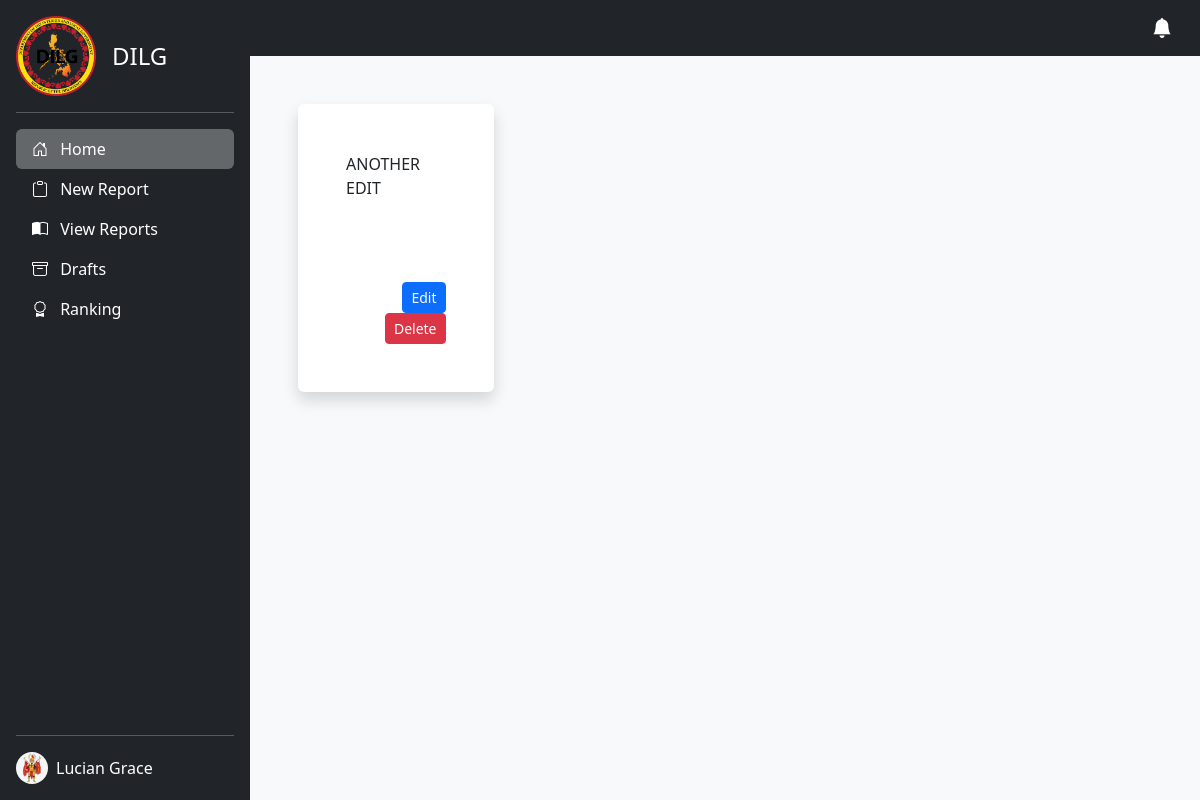
/admin/index.php (signed in), run on an earlier commit of the app's database.
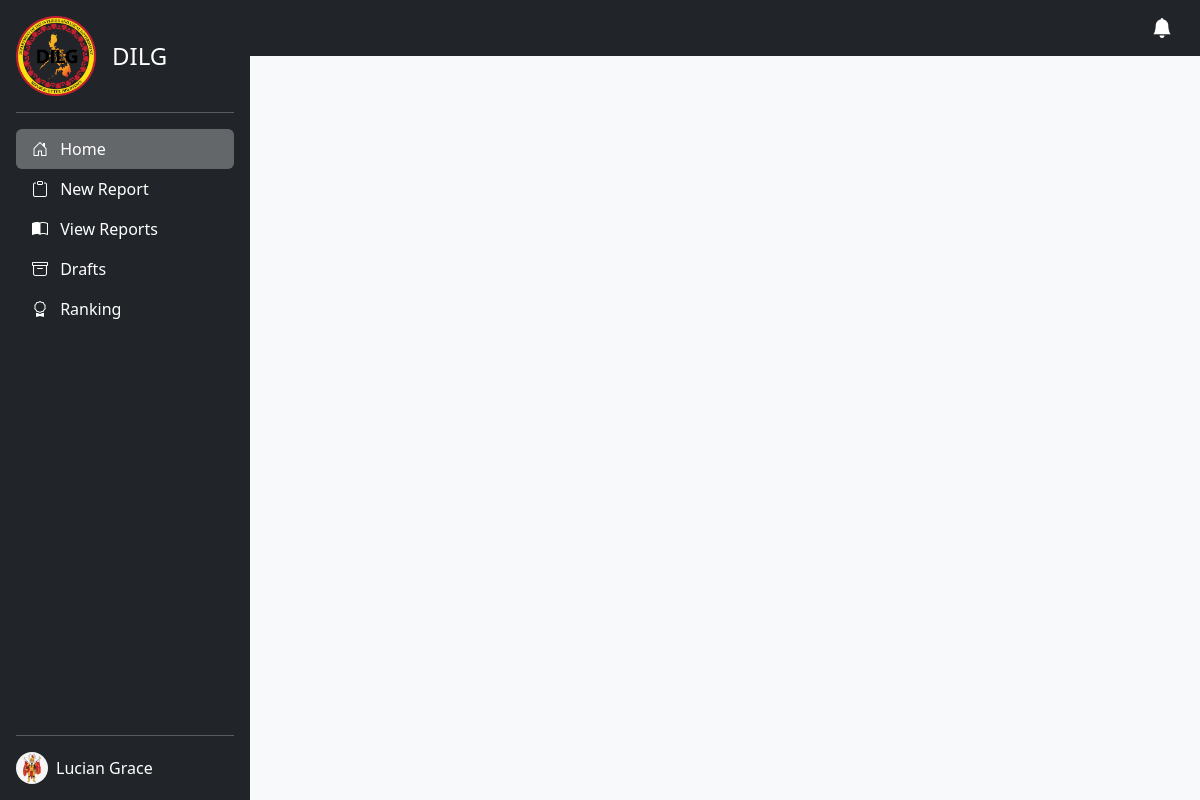
And on a later commit of the database.
### tables this page shows
CREATE TABLE `notes` (
  `id` int(11) NOT NULL,
  `user_id` varchar(50) NOT NULL,
  `content` varchar(50) NOT NULL,
  `date_created` date NOT NULL,
  `time_created` time NOT NULL,
  `date_updated` date NOT NULL,
  `time_updated` time NOT NULL
);

### admin/index.php (the view, shortened to what this page needs)
<?php
include('edit-notes.php');
$user_id = $_SESSION['user_id'];
$report_link = "add-report.php";
$view_link = "reports.php";
$draft_link = "draft.php";
$ranking = "ranking.php";
?>
<!DOCTYPE html>
<html lang="en">
<head>
  <link href="https://cdn.jsdelivr.net/npm/bootstrap@5.3.0-alpha1/dist/css/bootstrap.min.css" rel="stylesheet">
  <link rel="stylesheet" href="https://cdnjs.cloudflare.com/ajax/libs/bootstrap-icons/1.10.3/font/bootstrap-icons.min.css" />
  <link rel="stylesheet" href="../src/css/preloader.css">
</head>
<body>
  <main class="d-flex">
    <div class="d-flex flex-column flex-shrink-0 p-3 text-white bg-dark" style="width: 250px; min-height: 100vh;">
      <a href="/" class="d-flex align-items-center mb-3 mb-md-0 me-md-auto text-white text-decoration-none">
        <img src="../src/img/dilg.png" height="80" alt="">
        <span class="fs-4 ps-3">DILG</span>
      </a>
      <hr>
      <ul class="nav nav-pills flex-column mb-auto">
        <li class="nav-item">
          <a href="index.php" class="nav-link text-white active">
            <i class="bi bi-house-door me-2"></i>
            Home
          </a>
        </li>
        <li>
          <a href="<?php echo $report_link ?>" class="nav-link text-white">
            <i class="bi bi-clipboard me-2"></i>
            New Report
          </a>
        </li>
        <li>
          <a href="<?php echo $view_link ?>" class="nav-link text-white" aria-current="page">
            <i class="bi bi-book-half me-2"></i>
            View Reports
          </a>
        </li>
        <li>
          <a href="<?php echo $draft_link ?>" class="nav-link text-white">
            <i class="bi bi-archive me-2"></i>
            Drafts
          </a>
        </li>
        <li>
          <a href="<?php echo $ranking ?>" class="nav-link text-white">
            <i class="bi bi-award me-2"></i>
            Ranking
          </a>
        </li>
      </ul>
      <hr>
      <div class="dropdown">
        <a href="#" class="d-flex align-items-center text-white text-decoration-none" id="dropdownUser1" data-bs-toggle="dropdown" aria-expanded="false">
        <?php
        $sql_admin = "SELECT * FROM users WHERE user_id = '$user_id'";
        $query_admin = mysqli_query($conn, $sql_admin);
        $admin_row = mysqli_fetch_array($query_admin);
        ?>
          <img src="<?php if (empty($admin_row['image'])) {
                      echo '../src/img/avatar.svg';
                    } else {
                      echo 'admins/' . $admin_row['image'];
                    } ?>" alt="" width="32" height="32" class="rounded-circle me-2">
            <?= $admin_row['first_name'] .' '. $admin_row['last_name']?>
        </a>
      </div>
    </div>
    <div class="container-fluid bg-light p-0">
    <nav class="navbar bg-dark navbar-dark">
        <div class="container">
          <a class="navbar-brand ms-auto" href="#"><i class="bi bi-bell-fill"></i></a>
        </div>
      </nav>
      <div class="row p-5">
        <?php
        $query_data = "SELECT * FROM `notes` WHERE user_id = '$user_id'";
        $run_query_data = mysqli_query($conn, $query_data);
        if (mysqli_num_rows($run_query_data) > 0) {
          foreach ($run_query_data as $rows) {
            $note_id = $rows['id'];
            $ciphering = "AES-128-CTR";
            $options = 0;
            $encryption_iv = '1234567891011121';
            $encryption_key = "TeamAgnat";
            $encryption = openssl_encrypt(
              $note_id,
              $ciphering,
              $encryption_key,
              $options,
              $encryption_iv
            );
            $delete_link = "delete-notes.php?nid=" . $encryption;
        ?>
      <div class="col-lg-3">
        <div class="card shadow p-5" style="border: none; min-height: 18rem;">
                <p class="card-text"> <?php if (empty($rows['content'])) {
                        echo "";
                      } else {
                        echo $rows['content'];
                      }
                      ?> </p>
          <span class="mt-auto text-end">
            <a id="<?php echo ($note_id); ?>" data-id="<?= $note_id ?>" class="btn btn-primary btn-sm edit" data-bs-toggle="modal" data-bs-target="#editNote">Edit</a>
            <a href="<?php echo ($delete_link) ?>" class="btn btn-danger btn-sm">Delete</a>
          </span>
        </div>
      </div>
        <?php
          }
        }
        ?>
      </div>
    </div>
  </main>
</body>
</html>

What changed in the data, as far as the page shows it:
removed notes: content "ANOTHER EDIT"
